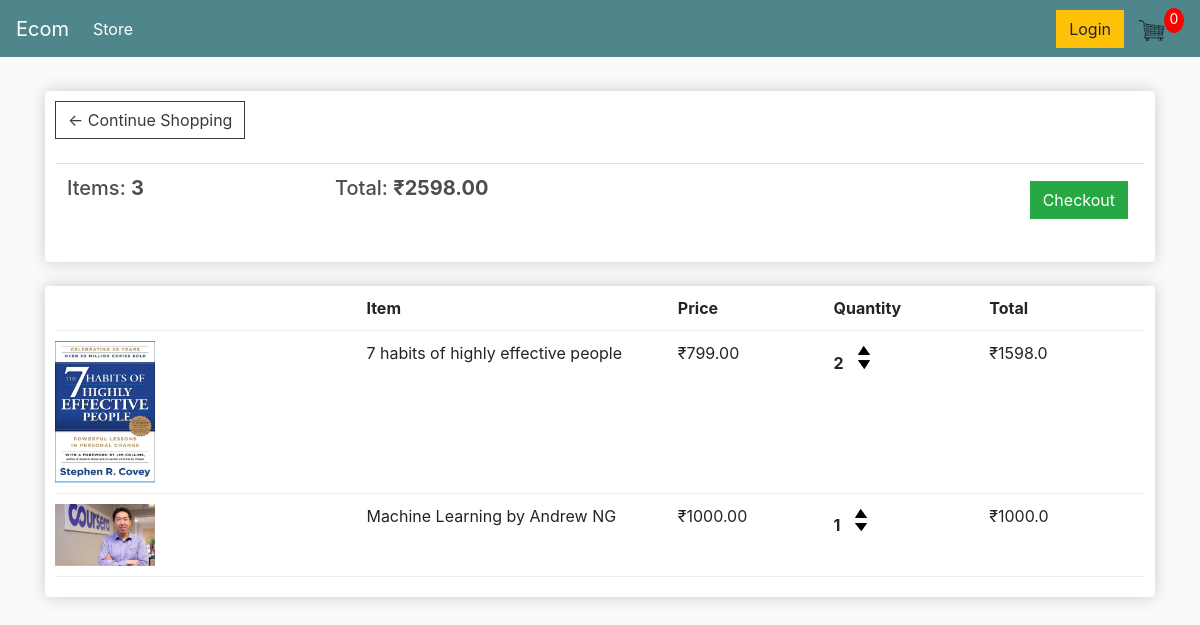
The app's page /cart/ (signed in) with its own data.
### store/models.py (models this page shows, shortened)
class Order(models.Model):
    customer=models.ForeignKey(Customer,on_delete=models.SET_NULL,null=True,blank=True)
    date_ordered=models.DateTimeField(auto_now_add=True)
    complete=models.BooleanField(default=False,null=True,blank=True)
    transaction_id=models.CharField(max_length=100,null=True)
    @property
    def get_cart_total(self):
        orderitems=self.orderitem_set.all()
        total=sum([item.get_total for item in orderitems])
        return total
    @property
    def get_cart_items(self):
        orderitems=self.orderitem_set.all()
        total=sum([item.quantity for item in orderitems])
        return total

class OrderItem(models.Model):
    product=models.ForeignKey(Product,on_delete=models.SET_NULL,null=True)
    order=models.ForeignKey(Order,on_delete=models.SET_NULL,null=True)
    quantity=models.IntegerField(default=0,null=True,blank=True)
    date_added=models.DateTimeField(auto_now_add=True)
    @property
    def get_total(self):
        total=self.product.price*self.quantity
        return total

class Product(models.Model):
    name=models.CharField(max_length=200)
    price=models.FloatField()
    digital=models.BooleanField(default=False,null=True,blank=True)
    image=models.ImageField(null=True,blank=True)
    @property
    def imageURL(self):
        try:
            url=self.image.url
        except:
            url=''
        return url

### store/views.py (the view)
# urls.py: path('cart/',views.cart,name='cart'),
def cart(request):
    if request.user.is_authenticated:
        customer=request.user.customer
        order,created=Order.objects.get_or_create(customer,complete=False) #creating an object or quering one
        items=order.orderitem_set.all() # it will get all the orderitems that have this order as parent
    else:
        items=[]
        order={'get_cart_total':0, 'get_cart_items':0}
    context={'items':items, 'order':order}
    return render(request,'store/cart.html',context)

### store/templates/store/cart.html
{% extends 'store/main.html' %}
{% load static  %}
{% block content %}
    <div class="row">
        <div class="col-lg-12">
            <div class="box-element">
                <a class="btn btn-outline-dark" href="{% url 'store' %}">&#x2190; Continue Shopping</a>
                <br>
                <br>
                <table class="table">
                    <th><h5>Items: <strong>{{order.get_cart_items}}</strong></h5></th>
                    <th><h5>Total: <strong>&#8377;{{order.get_cart_total|floatformat:2}}</strong></h5></th>
                    <th>
                        <a  style="float:right; margin:5px;" class="btn btn-success" href="{% url 'checkout' %}">Checkout</a>
                    </th>
                </table>
            </div>
            <br>
            <div class="box-element">
                <div class="cart-row">
                    <div style="flex:2"></div>
                    <div style="flex:2"><strong>Item</strong></div>
                    <div style="flex:1"><strong>Price</strong></div>
                    <div style="flex:1"><strong>Quantity</strong></div>
                    <div style="flex:1"><strong>Total</strong></div>
                </div>
                {% for item in items  %}
                <div class="cart-row">
                    <div style="flex:2"><img class="row-image" src="{{item.product.imageURL}}"></div>
                    <div style="flex:2"><p>{{item.product.name}}</p></div>
                    <div style="flex:1"><p>&#8377;{{item.product.price|floatformat:2}}</p></div>
                    <div style="flex:1">
                        <p class="quantity">{{item.quantity}}</p>
                        <div class="quantity">
                            <img class="chg-quantity" src="{% static  'images/arrow-up.png' %}">
                            <img class="chg-quantity" src="{% static  'images/arrow-down.png' %}">
                        </div>
                    </div>
                    <div style="flex:1"><p>&#8377;{{item.get_total}}</p></div>
                </div>
                {% endfor %}
    </div>
{% endblock content %}

### store/templates/store/main.html (shortened to what this page needs)
<!DOCTYPE html>
{% load static %}
<html>
<head>
	<link rel="stylesheet" href="https://stackpath.bootstrapcdn.com/bootstrap/4.4.1/css/bootstrap.min.css">
	<link rel="stylesheet" type="text/css" href="{% static 'css/main.css' %}">
</head>
<body>
	<nav class="navbar navbar-expand-lg navbar-dark bg-dark">
	  <a class="navbar-brand" href="{% url 'store' %}">Ecom</a>
	  <div class="collapse navbar-collapse" id="navbarSupportedContent">
	    <ul class="navbar-nav mr-auto">
	      <li class="nav-item active">
	        <a class="nav-link" href="{% url 'store' %}">Store <span class="sr-only">(current)</span></a>
	      </li>
	    </ul>
	    <div class="form-inline my-2 my-lg-0">
	     	<a href="#"class="btn btn-warning">Login</a>
	     	<a href="{% url 'cart' %}">
	    		<img  id="cart-icon" src="{% static 'images/cart.png' %}">
	    	</a>
	    	<p id="cart-total">0</p>
	    </div>
	  </div>
	</nav>
     <div class="container">
            <br>
            {% block content %}
            {% endblock content %}
         </div>
</body>
</html>

### static/css/main.css (style rules this page uses)
body { background-color: hsl(0, 0%, 98%); }
h1,h2,h3,h4,h5,h6 { color:hsl(0, 0%, 30%); }
.box-element { box-shadow:hsl(0, 0%, 80%) 0 0 16px; background-color: #fff; border-radius: 4px; padding: 10px; }
.bg-dark { background-color: #4f868c!important; }
#cart-icon { width:25px; display: inline-block; margin-left: 15px; }
#cart-total { display: block; text-align: center; color:#fff; background-color: red; width: 20px; height: 25px; border-radius: 50%; font-size: 14px; }
.col-lg-4, .col-lg-6, .col-lg-8, .col-lg-12 { margin-top: 10px; }
.btn { border-radius: 0; }
.row-image { width: 100px; }
.cart-row { display: flex; align-items: flex-stretch; padding-bottom: 10px; margin-bottom: 10px; border-bottom: 1px solid #ececec; }
.quantity { display: inline-block; font-weight: 700; padding-right:10px; }
.chg-quantity { width: 12px; cursor: pointer; display: block; margin-top: 5px; transition:.1s; }

### records on screen
Order: get_cart_items "3", get_cart_total "2598.00"
OrderItem: product.imageURL (picture), product.name "7 habits of highly effective people", product.price "799.00", quantity "2", get_total "1598.0"
OrderItem: product.imageURL (picture), product.name "Machine Learning by Andrew NG", product.price "1000.00", quantity "1", get_total "1000.0"
